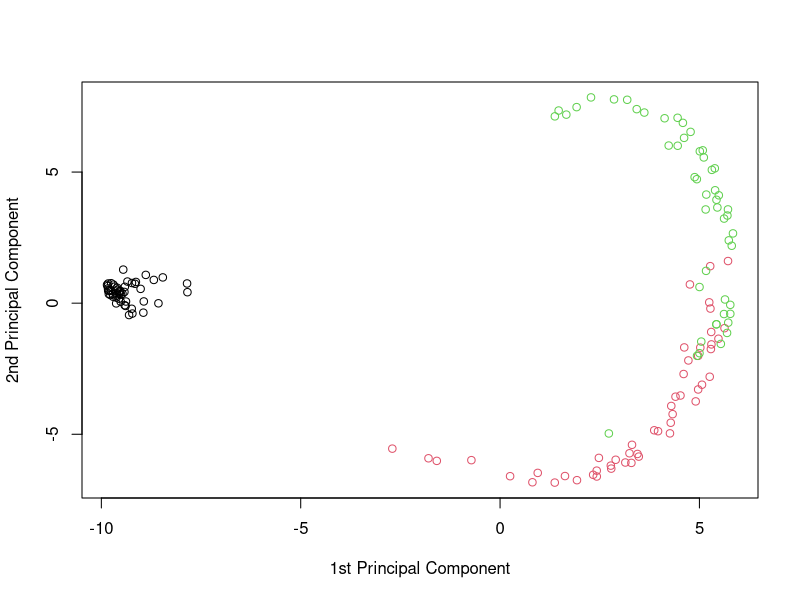

Source code (R):
## load kernlab package
library(kernlab)

## load iris dataset
data(iris)

## create test samples
test <- sample(1:150,20)

## Kernal PCA
kpc <- kpca(~.,data=iris[-test,-5],kernel="rbfdot",
            kpar=list(sigma=0.2),features=2)

## print the principal component vectors
pcv(kpc)

## plot the data projection on the components
plot(rotated(kpc),col=as.integer(iris[-test,5]),
     xlab="1st Principal Component",ylab="2nd Principal Component")

## embed remaining points 
emb <- predict(kpc,iris[test,-5])
points(emb,col=as.integer(iris[test,5]))
